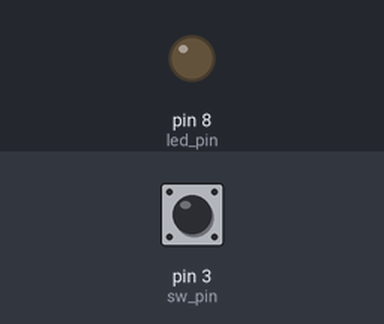
Recording of a sketch running on a simulated Arduino Uno, built with avr-gcc and run on an emulated ATmega328P. On the bench: output pins drawn as LEDs (lit = HIGH). Inputs (shaded band) come from the test bench; at power-on: pin 3 (sw_pin) HIGH.

Above: at 1.2 s.
1.3 s: pin 3 (sw_pin) pulled LOW for 0.15 s
At 1.7 s:
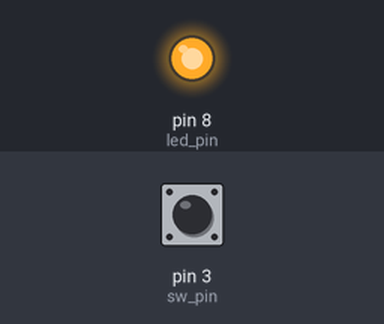
2.9 s: pin 3 (sw_pin) pulled LOW for 1 s
At 4.1 s:
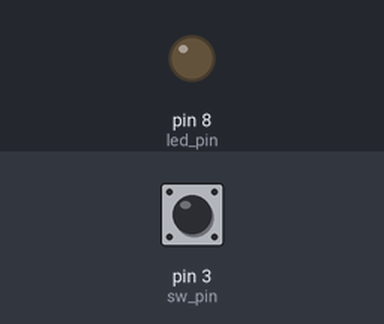
5.4 s: pin 3 (sw_pin) pulled LOW for 3.2 s
At 6.0 s:
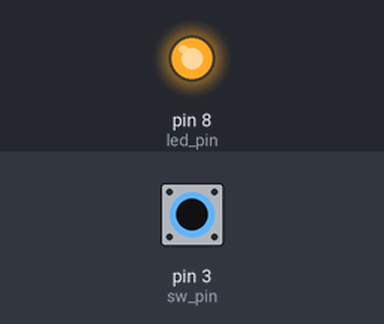
Timing chart, 0 to 8.4 s (numbered marks = the images above; inputs shaded):
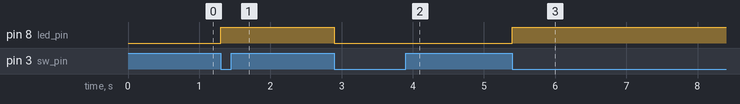

Measured:
- after the input at 1.3 s, pin 8 (led_pin): LOW → HIGH at once
- after the input at 2.9 s, pin 8 (led_pin): HIGH → LOW at once
- after the input at 5.4 s, pin 8 (led_pin): LOW → HIGH at once

The sketch:

app.ino
```cpp
const int sw_pin = 3;
const int led_pin = 8;
volatile boolean led_st = LOW;
volatile unsigned long t1, t2;

void flash(void) {
    // 채터링: 200ms 이내에 눌려진건 무시
    t2 = millis();

    if((t2-t1) < 200) return;
    else t1 = t2;

    led_st = !led_st;
    digitalWrite(led_pin, led_st);
}

void setup() {
    pinMode(sw_pin, INPUT_PULLUP);
    attachInterrupt(digitalPinToInterrupt(sw_pin), flash, FALLING);

    pinMode(led_pin, OUTPUT);
    digitalWrite(led_pin, led_st);
    t1 = millis();
}

void loop() {}
```
